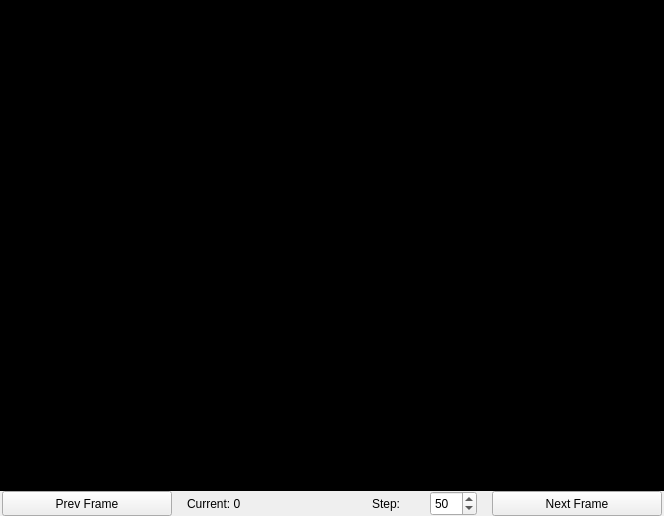
<?xml version="1.0" encoding="UTF-8"?>
<ui version="4.0">
 <class>Form</class>
 <widget class="QWidget" name="Form">
  <property name="geometry">
   <rect>
    <x>0</x>
    <y>0</y>
    <width>664</width>
    <height>516</height>
   </rect>
  </property>
  <property name="sizePolicy">
   <sizepolicy hsizetype="Expanding" vsizetype="Expanding">
    <horstretch>0</horstretch>
    <verstretch>0</verstretch>
   </sizepolicy>
  </property>
  <property name="windowTitle">
   <string>Form</string>
  </property>
  <property name="styleSheet">
   <string notr="true"/>
  </property>
  <layout class="QGridLayout" name="gridLayout">
   <property name="leftMargin">
    <number>0</number>
   </property>
   <property name="topMargin">
    <number>0</number>
   </property>
   <property name="rightMargin">
    <number>0</number>
   </property>
   <property name="bottomMargin">
    <number>0</number>
   </property>
   <property name="spacing">
    <number>0</number>
   </property>
   <item row="0" column="0">
    <layout class="QVBoxLayout" name="verticalLayout" stretch="20,1">
     <property name="spacing">
      <number>0</number>
     </property>
     <item>
      <widget class="QLabel" name="ui_image">
       <property name="sizePolicy">
        <sizepolicy hsizetype="MinimumExpanding" vsizetype="MinimumExpanding">
         <horstretch>0</horstretch>
         <verstretch>0</verstretch>
        </sizepolicy>
       </property>
       <property name="styleSheet">
        <string notr="true">background:black;</string>
       </property>
       <property name="text">
        <string/>
       </property>
      </widget>
     </item>
     <item>
      <layout class="QHBoxLayout" name="horizontalLayout" stretch="4,4,1,1,4">
       <property name="spacing">
        <number>15</number>
       </property>
       <property name="leftMargin">
        <number>2</number>
       </property>
       <property name="rightMargin">
        <number>2</number>
       </property>
       <item>
        <widget class="QPushButton" name="ui_button_prev_frame">
         <property name="sizePolicy">
          <sizepolicy hsizetype="Expanding" vsizetype="Expanding">
           <horstretch>0</horstretch>
           <verstretch>0</verstretch>
          </sizepolicy>
         </property>
         <property name="text">
          <string>Prev Frame</string>
         </property>
         <property name="autoRepeat">
          <bool>true</bool>
         </property>
        </widget>
       </item>
       <item>
        <widget class="QLabel" name="ui_label_current_frame">
         <property name="sizePolicy">
          <sizepolicy hsizetype="Expanding" vsizetype="Expanding">
           <horstretch>0</horstretch>
           <verstretch>0</verstretch>
          </sizepolicy>
         </property>
         <property name="text">
          <string>Current: 0</string>
         </property>
        </widget>
       </item>
       <item>
        <widget class="QLabel" name="label">
         <property name="sizePolicy">
          <sizepolicy hsizetype="Expanding" vsizetype="Preferred">
           <horstretch>0</horstretch>
           <verstretch>0</verstretch>
          </sizepolicy>
         </property>
         <property name="text">
          <string>Step:</string>
         </property>
        </widget>
       </item>
       <item>
        <widget class="QSpinBox" name="ui_spin_frame_step">
         <property name="sizePolicy">
          <sizepolicy hsizetype="Expanding" vsizetype="Expanding">
           <horstretch>0</horstretch>
           <verstretch>0</verstretch>
          </sizepolicy>
         </property>
         <property name="minimum">
          <number>1</number>
         </property>
         <property name="maximum">
          <number>250</number>
         </property>
         <property name="value">
          <number>50</number>
         </property>
        </widget>
       </item>
       <item>
        <widget class="QPushButton" name="ui_button_next_frame">
         <property name="sizePolicy">
          <sizepolicy hsizetype="Expanding" vsizetype="Expanding">
           <horstretch>0</horstretch>
           <verstretch>0</verstretch>
          </sizepolicy>
         </property>
         <property name="text">
          <string>Next Frame</string>
         </property>
         <property name="autoRepeat">
          <bool>true</bool>
         </property>
        </widget>
       </item>
      </layout>
     </item>
    </layout>
   </item>
  </layout>
 </widget>
 <resources/>
 <connections/>
</ui>
